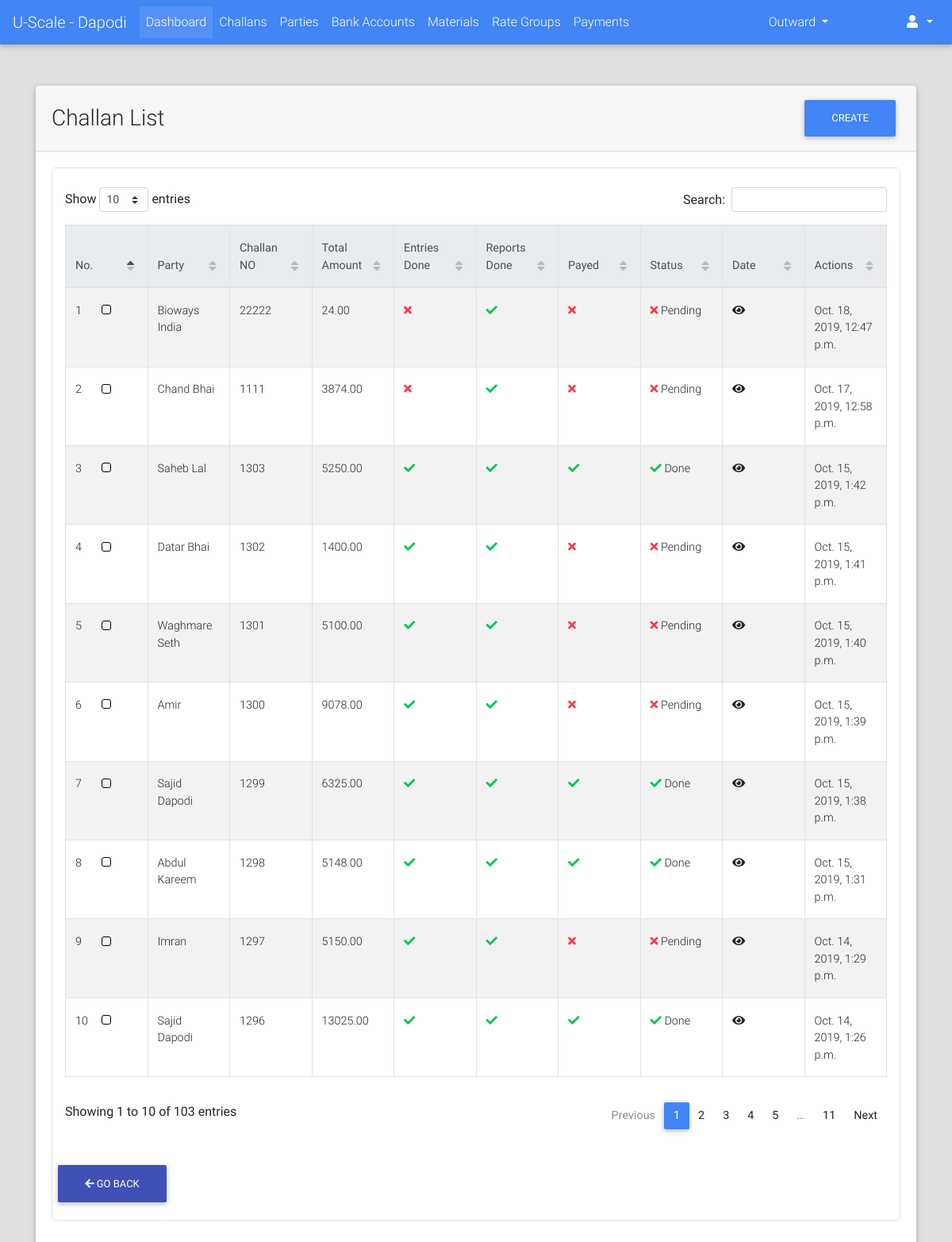
Page /challans/list/ (signed in) on the earlier database version.
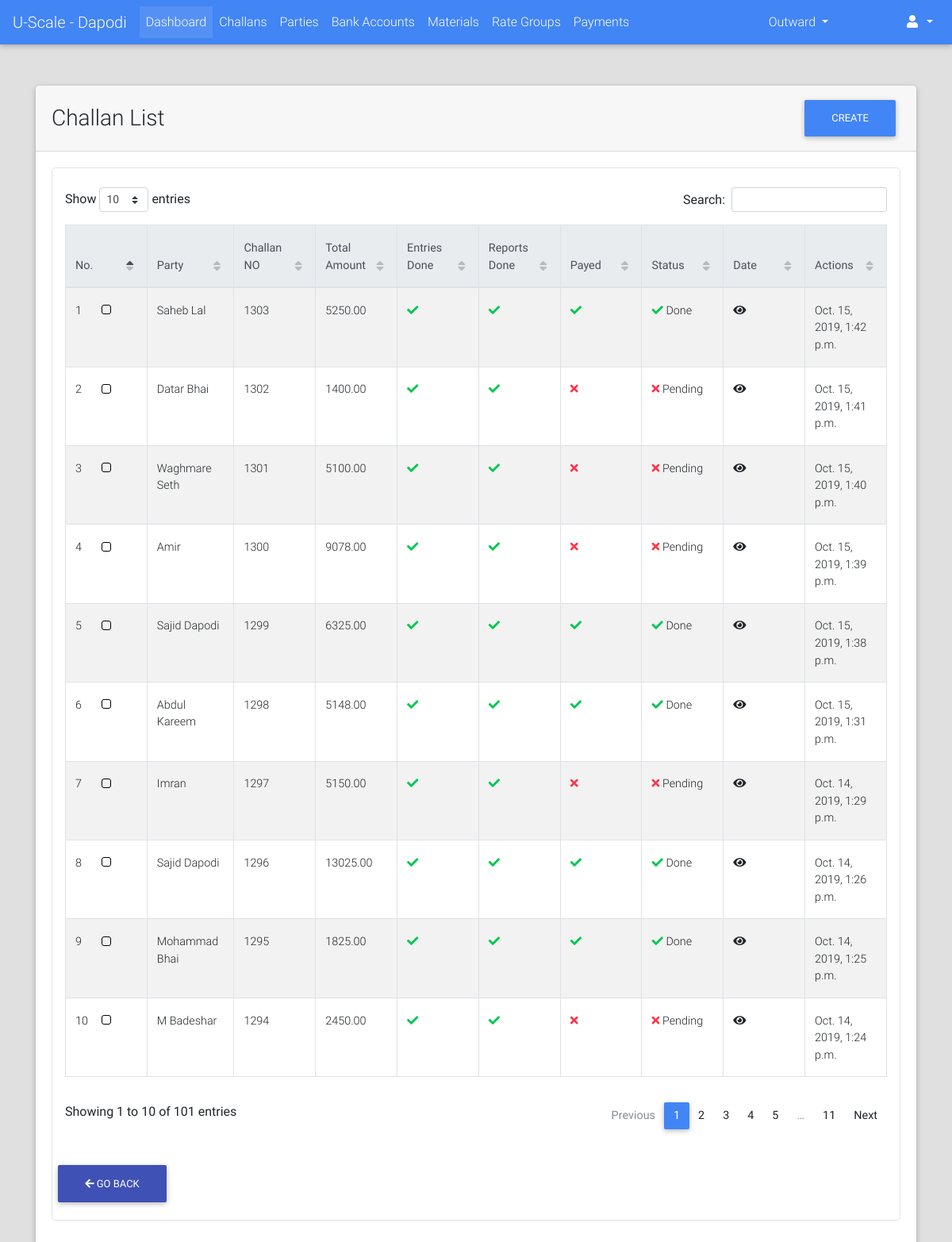
Same page on the later database version.
### challans/models.py (models this page shows, shortened)
class Challan(models.Model):
    STATUS_CHOICES = (("PN", "Pending"), ("DN", "Done"))
    created_by = models.ForeignKey(User, on_delete=models.PROTECT)
    party = models.ForeignKey("parties.Party", on_delete=models.CASCADE)
    challan_no = models.PositiveIntegerField(blank=True, null=True)
    vehicle_details = models.CharField(max_length=128, blank=True, null=True)
    weights_amount = models.DecimalField(max_digits=9, decimal_places=2, default=decimal.Decimal(0.00))
    extra_charges = models.DecimalField(verbose_name="Kata Charges", max_digits=9, decimal_places=2,
                                        default=decimal.Decimal(0.00), validators=[MinValueValidator(limit_value=0), MaxValueValidator(limit_value=100)])
    round_amount = models.DecimalField(max_digits=4, decimal_places=2, default=decimal.Decimal(0.00), validators=[MinValueValidator(limit_value=-10), MaxValueValidator(limit_value=10)])
    total_amount = models.DecimalField(max_digits=9, decimal_places=2, default=decimal.Decimal(0.00), validators=[MinValueValidator(limit_value=0)])
    image = models.ImageField(upload_to="payments/", blank=True, null=True)
    extra_info = models.TextField(blank=True)
    created_on = models.DateTimeField(auto_now_add=True, editable=True)
    updated_on = models.DateTimeField(auto_now=True, editable=True)
    is_entries_done = models.BooleanField(default=False)
    is_reports_done = models.BooleanField(default=False)
    is_rates_assigned = models.BooleanField(default=False)
    is_payed = models.BooleanField(default=False)
    status = models.CharField(max_length=2, choices=STATUS_CHOICES, default="PN")
    @property
    def get_absolute_url(self):
        return reverse_lazy("challans:detail", kwargs={"challan_no": self.challan_no})

### parties/models.py (models this page shows, shortened)
class Party(models.Model):
    RATE_TYPE_CHOICES = (("GR", "Group Rate"), ("IR", "Individual Rate"))
    rate_type = models.CharField(max_length=2, choices=RATE_TYPE_CHOICES)
    rate_group = models.ForeignKey("rates.RateGroup", on_delete=models.PROTECT, blank=True, null=True)
    name = models.CharField(max_length=128)
    party_code = models.CharField(max_length=32, blank=True)
    address = models.TextField(blank=True)
    phone = models.CharField(max_length=13)
    whatsapp = models.CharField(max_length=13, blank=True)
    email = models.EmailField(blank=True, null=True)
    extra_info = models.TextField(blank=True)
    is_wallet_party = models.BooleanField(default=False)
    is_active = models.BooleanField(default=True)
    class Meta:
        verbose_name = "Party"
        verbose_name_plural = "Parties"

### challans/views.py (the view)
class ChallanListView(LoginRequiredMixin, ListView):
    model = Challan
    template_name = "challans/list.html"
    context_object_name = "challans"
    ordering = "-id"
    def get_queryset(self):
        qs = super().get_queryset()
        return qs.filter(Q(status="PN") | Q(created_on__date__gte=datetime.date.today()+datetime.timedelta(days=-30)))

### portal/templates/challans/list.html (shortened to what this page needs)
{% extends "portal/base.html" %}
{% load static %}
{% block custom_links %}
    <link href="{% static "css/addons/datatables.min.css" %}" rel="stylesheet">
    <link href="{% static "css/addons/datatables-select.min.css" %}" rel="stylesheet">
{% endblock %}
{% block content %}
    <br><br>
    <div class="container">
        <div class="card">
            <div class="card-header">
                <div class="row">
                    <div class="col-lg-9 m-auto">
                        <h3 class="m-auto">Challan List</h3>
                    </div>
                    <div class="col-lg-3">
                        <a class="float-right" href="{% url "challans:add" %}"><button class="btn btn-primary">Create</button></a>
                    </div>
                </div>
            </div>
            <div class="card-body">
                <div class="table p-3 border" style="border-radius: 5px">
                     <table id="dt-basic-checkbox" class="table table-striped table-bordered" cellspacing="0" width="100%">
                         <thead class="thead-light">
                            <th class="th-sm">No.</th>
                            <th class="th-sm">Party</th>
                            <th class="th-sm">Challan NO</th>
                            <th class="th-sm">Total Amount</th>
                            <th class="th-sm">Entries Done</th>
                            <th class="th-sm">Reports Done</th>
                            <th class="th-sm">Payed</th>
                            <th class="th-sm">Status</th>
                            <th class="th-sm">Date</th>
                            <th class="th-sm">Actions</th>
                         </thead>
                         <tbody>
                             {% if challans %}
                                {% for challan in challans %}
                                    <tr>
                                        <td>{{ forloop.counter }}</td>
                                        <td>{{ challan.party.name }}</td>
                                        <td><a href="{{ challan.get_absolute_url }}">{{ challan.challan_no }}</a></td>
                                        <td>{{ challan.total_amount }}</td>
                                        <td>
                                            <i class="fa {% if challan.is_entries_done %}fa-check text-success{% else %}fa-times text-danger{% endif %}"></i>
                                        </td>
                                        <td>
                                            <i class="fa {% if challan.is_reports_done %}fa-check text-success{% else %}fa-times text-danger{% endif %}"></i>
                                        </td>
                                        <td>
                                            <i class="fa {% if challan.is_payed %}fa-check text-success{% else %}fa-times text-danger{% endif %}"></i>
                                        </td>
                                        <td>
                                            <i class="fa {% if challan.status == "DN" %}fa-check text-success{% else %}fa-times text-danger{% endif %}"></i>
                                            {{ challan.get_status_display }}
                                        </td>
                                        <td><a href="{{ challan.get_absolute_url }}"><i class="fa fa-eye"></i></a></td>
                                        <td>{{ challan.created_on }}</td>
                                    </tr>
                                {% endfor %}
                             {% else %}
                                 <span class="text-black-50 font-weight-bold">No Challans Found</span>
                             {% endif %}
                         </tbody>
                    </table>
                    {% include "portal/goback_btn.html" %}
                 </div>
            </div>
        </div>
    </div>
{% endblock %}

Differences in the rows shown:
removed Challan: party.name "Bioways India", challan_no "22222", total_amount "24.00", is_entries_done False (drawn), is_reports_done True (drawn), is_payed False (drawn), status "Pending", created_on "Oct. 18, 2019, 12:47 p.m."
removed Challan: party.name "Chand Bhai", challan_no "1111", total_amount "3874.00", is_entries_done False (drawn), is_reports_done True (drawn), is_payed False (drawn), status "Pending", created_on "Oct. 17, 2019, 12:58 p.m."
now on this page (row unchanged): Challan: party.name "Mohammad Bhai", challan_no "1295", total_amount "1825.00", is_entries_done True (drawn), is_reports_done True (drawn), is_payed True (drawn), status "Done", created_on "Oct. 14, 2019, 1:25 p.m."
now on this page (row unchanged): Challan: party.name "M Badeshar", challan_no "1294", total_amount "2450.00", is_entries_done True (drawn), is_reports_done True (drawn), is_payed False (drawn), status "Pending", created_on "Oct. 14, 2019, 1:24 p.m."
Other differences:
text written by a page script: "Show entries Search: Showing 1 to 10 of 103 entries Previous 1 2 3 4 5 … 11 Next" → "Show entries Search: Showing 1 to 10 of 101 entries Previous 1 2 3 4 5 … 11 Next"
